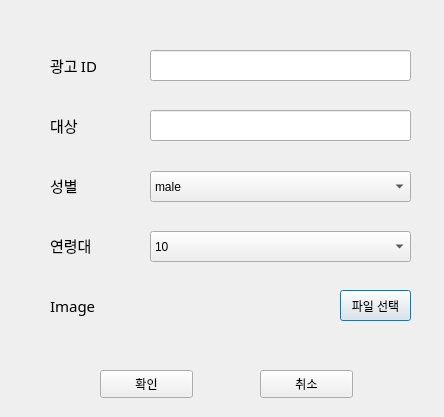
<?xml version="1.0" encoding="UTF-8"?>
<ui version="4.0">
 <class>Dialog2</class>
 <widget class="QDialog" name="Dialog2">
  <property name="geometry">
   <rect>
    <x>0</x>
    <y>0</y>
    <width>444</width>
    <height>417</height>
   </rect>
  </property>
  <property name="windowTitle">
   <string>Dialog</string>
  </property>
  <widget class="QLineEdit" name="lineEdit">
   <property name="geometry">
    <rect>
     <x>150</x>
     <y>50</y>
     <width>261</width>
     <height>31</height>
    </rect>
   </property>
   <property name="text">
    <string/>
   </property>
  </widget>
  <widget class="QLineEdit" name="lineEdit_2">
   <property name="geometry">
    <rect>
     <x>150</x>
     <y>110</y>
     <width>261</width>
     <height>31</height>
    </rect>
   </property>
   <property name="text">
    <string/>
   </property>
  </widget>
  <widget class="QLabel" name="label">
   <property name="geometry">
    <rect>
     <x>50</x>
     <y>50</y>
     <width>71</width>
     <height>31</height>
    </rect>
   </property>
   <property name="font">
    <font>
     <family>Agency FB</family>
     <pointsize>11</pointsize>
     <weight>50</weight>
     <bold>false</bold>
    </font>
   </property>
   <property name="text">
    <string>광고 ID</string>
   </property>
  </widget>
  <widget class="QLabel" name="label_2">
   <property name="geometry">
    <rect>
     <x>50</x>
     <y>110</y>
     <width>71</width>
     <height>31</height>
    </rect>
   </property>
   <property name="font">
    <font>
     <family>Agency FB</family>
     <pointsize>11</pointsize>
     <weight>50</weight>
     <bold>false</bold>
    </font>
   </property>
   <property name="text">
    <string>대상</string>
   </property>
  </widget>
  <widget class="QLabel" name="label_3">
   <property name="geometry">
    <rect>
     <x>50</x>
     <y>170</y>
     <width>71</width>
     <height>31</height>
    </rect>
   </property>
   <property name="font">
    <font>
     <family>Agency FB</family>
     <pointsize>11</pointsize>
     <weight>50</weight>
     <bold>false</bold>
    </font>
   </property>
   <property name="text">
    <string>성별</string>
   </property>
  </widget>
  <widget class="QLabel" name="label_4">
   <property name="geometry">
    <rect>
     <x>50</x>
     <y>230</y>
     <width>71</width>
     <height>31</height>
    </rect>
   </property>
   <property name="font">
    <font>
     <family>Agency FB</family>
     <pointsize>11</pointsize>
     <weight>50</weight>
     <bold>false</bold>
    </font>
   </property>
   <property name="text">
    <string>연령대</string>
   </property>
  </widget>
  <widget class="QLabel" name="label_5">
   <property name="geometry">
    <rect>
     <x>50</x>
     <y>290</y>
     <width>71</width>
     <height>31</height>
    </rect>
   </property>
   <property name="font">
    <font>
     <family>Agency FB</family>
     <pointsize>11</pointsize>
     <weight>50</weight>
     <bold>false</bold>
    </font>
   </property>
   <property name="text">
    <string>Image</string>
   </property>
  </widget>
  <widget class="QPushButton" name="pushButton">
   <property name="geometry">
    <rect>
     <x>340</x>
     <y>290</y>
     <width>71</width>
     <height>31</height>
    </rect>
   </property>
   <property name="text">
    <string>파일 선택</string>
   </property>
  </widget>
  <widget class="QPushButton" name="pushButton_5">
   <property name="geometry">
    <rect>
     <x>100</x>
     <y>370</y>
     <width>93</width>
     <height>28</height>
    </rect>
   </property>
   <property name="text">
    <string>확인</string>
   </property>
  </widget>
  <widget class="QPushButton" name="pushButton_6">
   <property name="geometry">
    <rect>
     <x>260</x>
     <y>370</y>
     <width>93</width>
     <height>28</height>
    </rect>
   </property>
   <property name="text">
    <string>취소</string>
   </property>
  </widget>
  <widget class="QComboBox" name="comboBox">
   <property name="geometry">
    <rect>
     <x>150</x>
     <y>171</y>
     <width>261</width>
     <height>31</height>
    </rect>
   </property>
   <item>
    <property name="text">
     <string>male</string>
    </property>
   </item>
   <item>
    <property name="text">
     <string>female</string>
    </property>
   </item>
  </widget>
  <widget class="QComboBox" name="comboBox_2">
   <property name="geometry">
    <rect>
     <x>150</x>
     <y>231</y>
     <width>261</width>
     <height>31</height>
    </rect>
   </property>
   <item>
    <property name="text">
     <string>10</string>
    </property>
   </item>
   <item>
    <property name="text">
     <string>20</string>
    </property>
   </item>
   <item>
    <property name="text">
     <string>30</string>
    </property>
   </item>
   <item>
    <property name="text">
     <string>40</string>
    </property>
   </item>
   <item>
    <property name="text">
     <string>50</string>
    </property>
   </item>
   <item>
    <property name="text">
     <string>60</string>
    </property>
   </item>
  </widget>
  <widget class="QLabel" name="label_6">
   <property name="geometry">
    <rect>
     <x>150</x>
     <y>295</y>
     <width>191</width>
     <height>20</height>
    </rect>
   </property>
   <property name="styleSheet">
    <string notr="true"/>
   </property>
   <property name="text">
    <string/>
   </property>
  </widget>
 </widget>
 <resources/>
 <connections/>
</ui>
